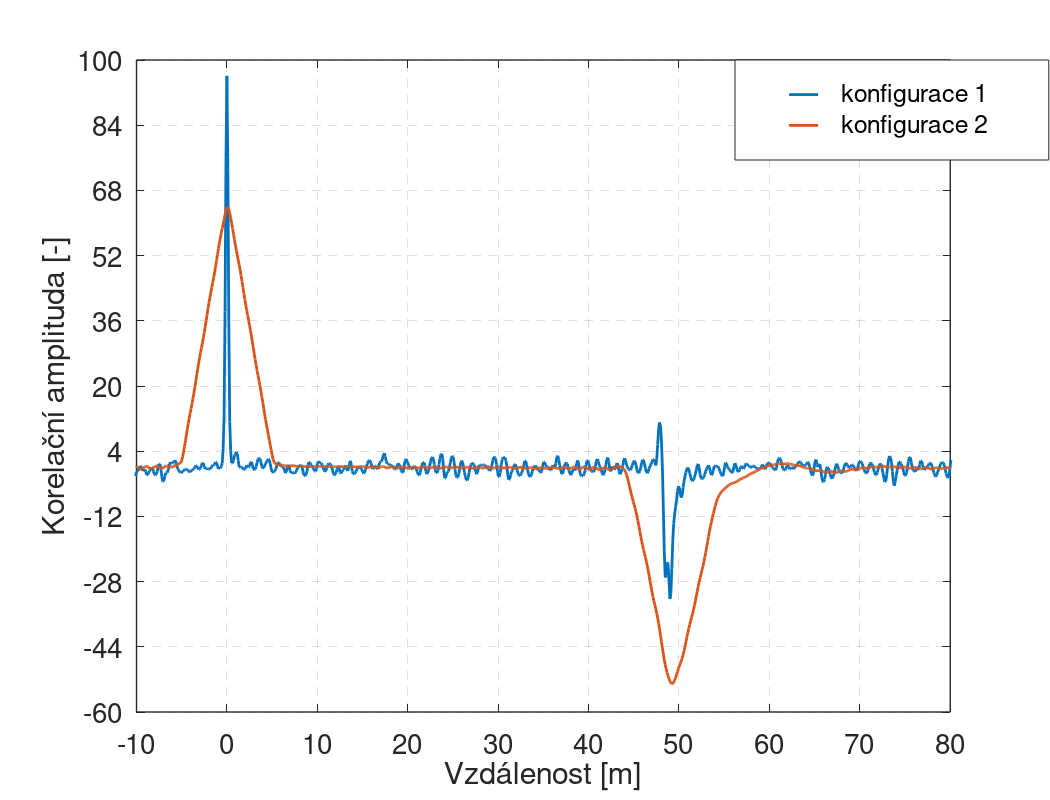

Source code (MATLAB): (Note: this script raises an error after producing the figure.)
clc;
clear all;
close all;

addpath("../:../data/")

%------------------------------------------------------------------------------%
%% Packages 
pkg load signal

%------------------------------------------------------------------------------%
%% Module setups
fs = 1e9;
v_c = 3*10^8; % [m/s]
v_factor = 0.695; % [-]; velocity factor

%------------------------------------------------------------------------------%
%% load real data
% antenna (conditions: order10, 500mV, 400Mbit/s) 
ref10 = load('antena_forward_1023_500mv.txt'); 
meas10 = load('antena_back_1023_500mv.txt');

% antenna (conditions: order11, 50mV, 20Mbit/s)
ref11 = load('antena_forward_11_50mv.txt'); 
meas11 = load('antena_back_11_50mv.txt');


xc10 = xcorr(meas10, ref10);
bound = (length(xc10) - 1)/(2*fs);
xd10 = v_c*v_factor*[-bound:1/fs:bound]/2;

xc11 = xcorr(meas11, ref11);
bound = (length(xc11) - 1)/(2*fs);
xd11 = v_c*v_factor*[-bound:1/fs:bound]/2;

%------------------------------------------------------------------------------%
%%Plot

figure(1)
%subplot(2, 1, 1)
plot(xd10, xc10, "linewidth", 2)
xlim([-10, 80])
xlabel('{Vzdálenost [m]}')
ylabel('{Korelační amplituda [-]}')
grid on

hold on
plot(xd11, xc11, "linewidth", 2)

h = legend({'   konfigurace 1',... 
            '   konfigurace 2'},'Location','northeast');

orient('landscape')
set (h, 'fontsize', 20, 'position', [0.7,0.8,0.20,0.12]);
set(gca, 'fontsize', 20,...
    'gridlinestyle', '--',... 
    'linewidth', 1,...
    'xtick', [-10:10:80],...
    'ytick', [-60:16:100]);

%------------------------------------------------------------------------------%
%%Plot
target = '../../../doc/outputs/real/'
name = 'labdev_antenna.tex'
name_inc = 'labdev_antenna-inc.eps'

print(name, '-dtex');

path = strcat(target, name)
path_inc = strcat(target, name_inc)

movefile(name, path)
movefile(name_inc, path_inc)

